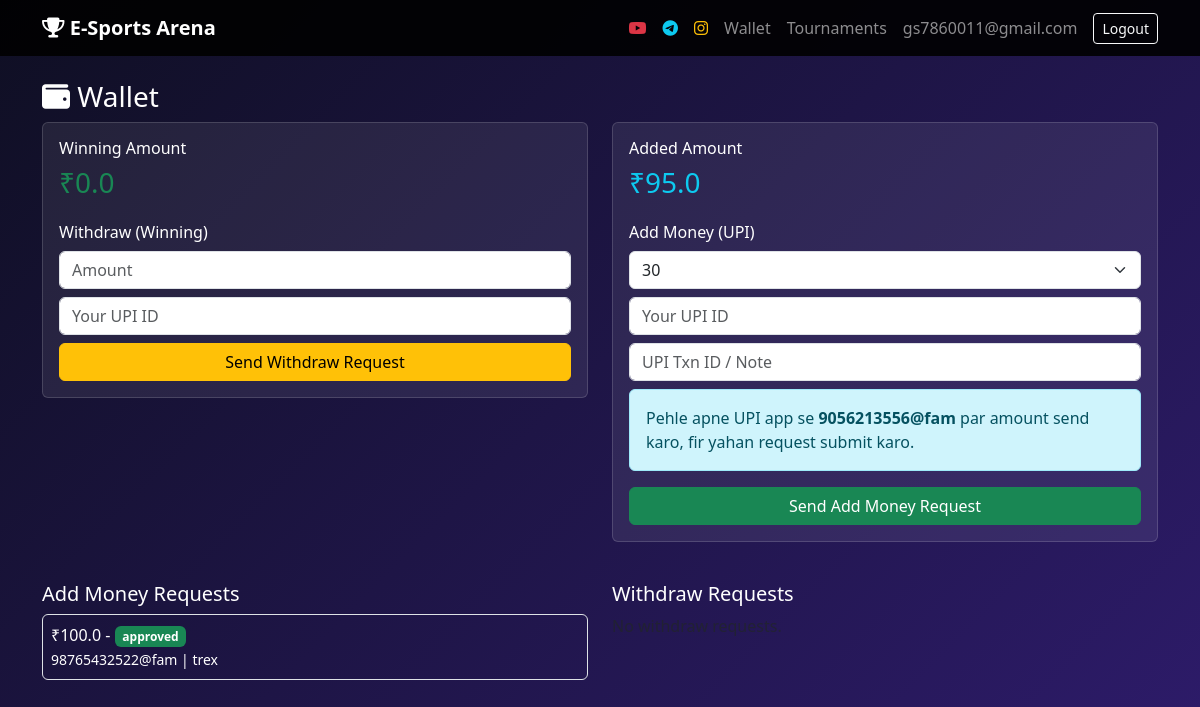
Page /dashboard (signed in) on the committed database.
### app.py (models this page shows)
class User(UserMixin, db.Model):
    id = db.Column(db.Integer, primary_key=True)
    email = db.Column(db.String(150), unique=True, nullable=False)
    password_hash = db.Column(db.String(200), nullable=False)
    player_id = db.Column(db.String(50))
    winning_balance = db.Column(db.Float, default=0.0)
    added_balance = db.Column(db.Float, default=0.0)
    is_admin = db.Column(db.Boolean, default=False)
    created_at = db.Column(db.DateTime, default=datetime.utcnow)

class AddRequest(db.Model):
    id = db.Column(db.Integer, primary_key=True)
    user_id = db.Column(db.Integer, db.ForeignKey('user.id'))
    amount = db.Column(db.Float)
    upi_id = db.Column(db.String(100))
    txn_id = db.Column(db.String(100))
    status = db.Column(db.String(20), default='pending')
    created_at = db.Column(db.DateTime, default=datetime.utcnow)

### app.py (the view)
@app.route('/dashboard')
@login_required
def dashboard():
    my_adds = AddRequest.query.filter_by(user_id=current_user.id).order_by(AddRequest.created_at.desc()).all()
    my_withdraws = WithdrawRequest.query.filter_by(user_id=current_user.id).order_by(WithdrawRequest.created_at.desc()).all()
    return render_template(
        'dashboard.html',
        my_adds=my_adds,
        my_withdraws=my_withdraws
    )

### app.py (called while the page is built)
@login_manager.user_loader
def load_user(user_id):
    return User.query.get(int(user_id))

### templates/dashboard.html (shortened to what this page needs)
{% extends "base.html" %}
{% block content %}
<h3><i class="fas fa-wallet"></i> Wallet</h3>
<div class="row">
  <div class="col-md-6">
    <div class="card p-3 mb-3">
      <h6>Winning Amount</h6>
      <h3 class="text-success">₹{{ current_user.winning_balance }}</h3>
      <h6 class="mt-3">Withdraw (Winning)</h6>
      <form method="post" action="{{ url_for('withdraw') }}">
        <input type="number" name="amount" class="form-control mb-2" min="30" placeholder="Amount" required>
        <input type="text" name="upi_id" class="form-control mb-2" placeholder="Your UPI ID" required>
        <button class="btn btn-warning w-100">Send Withdraw Request</button>
      </form>
    </div>
  </div>
  <div class="col-md-6">
    <div class="card p-3 mb-3">
      <h6>Added Amount</h6>
      <h3 class="text-info">₹{{ current_user.added_balance }}</h3>
      <h6 class="mt-3">Add Money (UPI)</h6>
      <form method="post" action="{{ url_for('add_money') }}">
        <select name="amount" class="form-select mb-2">
          <option value="30">30</option>
        </select>
        <input type="text" name="upi_id" class="form-control mb-2" placeholder="Your UPI ID" required>
        <input type="text" name="txn_id" class="form-control mb-2" placeholder="UPI Txn ID / Note" required>
        <div class="alert alert-info">
          Pehle apne UPI app se <strong>9056213556@fam</strong> par amount send karo, fir yahan request submit karo.
        </div>
        <button class="btn btn-success w-100">Send Add Money Request</button>
      </form>
    </div>
  </div>
</div>
<div class="row mt-4">
  <div class="col-md-6">
    <h5>Add Money Requests</h5>
    {% for r in my_adds %}
      <div class="border rounded p-2 mb-1">
        ₹{{ r.amount }} -
        <span class="badge bg-{{ 'success' if r.status=='approved' else 'warning' }}">{{ r.status }}</span><br>
        <small>{{ r.upi_id }} | {{ r.txn_id }}</small>
      </div>
    {% else %}
      <span class="text-muted">No add-money requests.</span>
    {% endfor %}
  </div>
  <div class="col-md-6">
    <h5>Withdraw Requests</h5>
    {% for r in my_withdraws %}
      <div class="border rounded p-2 mb-1">
        ₹{{ r.amount }} -
        <span class="badge bg-{{ 'success' if r.status=='paid' else 'warning' }}">{{ r.status }}</span><br>
        <small>{{ r.upi_id }}</small>
      </div>
    {% else %}
      <span class="text-muted">No withdraw requests.</span>
    {% endfor %}
  </div>
</div>
{% endblock %}

### templates/base.html (shortened to what this page needs)
<!doctype html>
<html lang="en">
  <head>
    <link
      href="https://cdn.jsdelivr.net/npm/bootstrap@5.3.2/dist/css/bootstrap.min.css"
      rel="stylesheet">
    <link
      href="https://cdnjs.cloudflare.com/ajax/libs/font-awesome/6.4.0/css/all.min.css"
      rel="stylesheet">
  </head>
  <body>
    <nav class="navbar navbar-dark navbar-expand-lg">
  <div class="container">
    <a class="navbar-brand fw-bold" href="{{ url_for('index') }}">
      <i class="fas fa-trophy"></i> E‑Sports Arena
    </a>
    <div class="collapse navbar-collapse justify-content-end" id="mainNavbar">
      <ul class="navbar-nav align-items-lg-center">
        <li class="nav-item">
          <a href="https://www.youtube.com/@Official_e-sport_arena"
             target="_blank"
             class="nav-link text-danger">
            <i class="fab fa-youtube"></i>
          </a>
        </li>
        <li class="nav-item">
          <a href="https://t.me/YOURTELEGRAM"
             target="_blank"
             class="nav-link text-info">
            <i class="fab fa-telegram-plane"></i>
          </a>
        </li>
        <li class="nav-item">
          <a href="https://www.instagram.com/esport__arena2026?igsh=MWlzdXM4dnhpcXZkYg=="
             target="_blank"
             class="nav-link text-warning">
            <i class="fab fa-instagram"></i>
          </a>
        </li>
        {% if current_user.is_authenticated %}
        <li class="nav-item">
          <a href="{{ url_for('dashboard') }}" class="nav-link">Wallet</a>
        </li>
        <li class="nav-item">
          <a href="{{ url_for('tournaments') }}" class="nav-link">Tournaments</a>
        </li>
        <li class="nav-item">
          <span class="nav-link small">{{ current_user.email }}</span>
        </li>
        <li class="nav-item">
          <a href="{{ url_for('logout') }}" class="btn btn-sm btn-outline-light ms-lg-2 mb-2 mb-lg-0">
            Logout
          </a>
        </li>
        {% endif %}
      </ul>
    </div>
  </div>
</nav>
    <div class="container mt-4 mb-5">
      {% block content %}{% endblock %}
    </div>
  </body>
</html>

### templates/base.html (style rules this page uses)
body { background: linear-gradient(135deg, #0f0f23 0, #2d1b69 100%); color: #fff; }
.navbar { background: rgba(0,0,0,0.9); }
.card { background: rgba(255,255,255,0.08); border: 1px solid rgba(255,255,255,0.15); color: #fff; }

### rows in the picture
User: email "gs7860011@gmail.com", winning_balance "0.0", added_balance "95.0"
AddRequest: amount "100.0", status "approved", upi_id "98765432522@fam", txn_id "trex"
